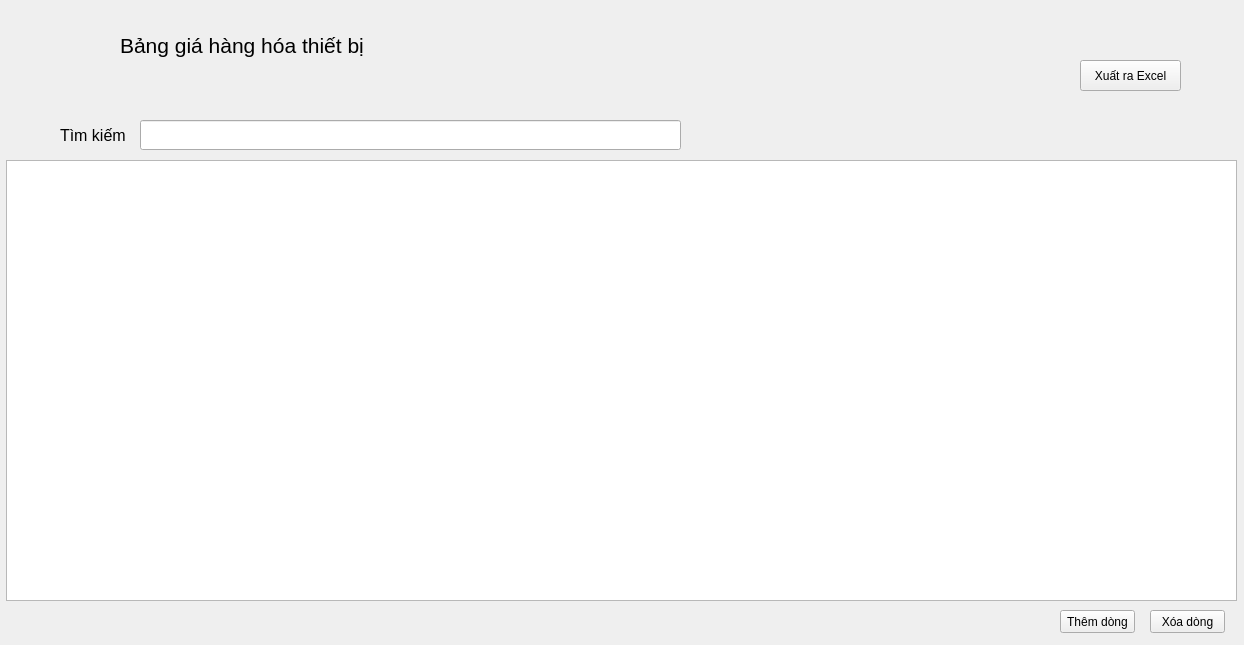
<?xml version="1.0" encoding="UTF-8"?>
<ui version="4.0">
 <class>Bang_gia</class>
 <widget class="QMainWindow" name="Bang_gia">
  <property name="geometry">
   <rect>
    <x>0</x>
    <y>0</y>
    <width>1244</width>
    <height>645</height>
   </rect>
  </property>
  <property name="windowTitle">
   <string>Quản trị</string>
  </property>
  <widget class="QWidget" name="centralwidget">
   <widget class="QLabel" name="label">
    <property name="geometry">
     <rect>
      <x>120</x>
      <y>30</y>
      <width>421</width>
      <height>31</height>
     </rect>
    </property>
    <property name="font">
     <font>
      <pointsize>16</pointsize>
     </font>
    </property>
    <property name="text">
     <string>Bảng giá hàng hóa thiết bị</string>
    </property>
   </widget>
   <widget class="QTableWidget" name="tableWidget">
    <property name="geometry">
     <rect>
      <x>6</x>
      <y>160</y>
      <width>1231</width>
      <height>441</height>
     </rect>
    </property>
   </widget>
   <widget class="QLabel" name="label_noti">
    <property name="geometry">
     <rect>
      <x>700</x>
      <y>126</y>
      <width>531</width>
      <height>21</height>
     </rect>
    </property>
    <property name="font">
     <font>
      <pointsize>12</pointsize>
      <italic>true</italic>
      <bold>true</bold>
     </font>
    </property>
    <property name="text">
     <string/>
    </property>
   </widget>
   <widget class="QPushButton" name="but_themdong">
    <property name="geometry">
     <rect>
      <x>1060</x>
      <y>610</y>
      <width>75</width>
      <height>23</height>
     </rect>
    </property>
    <property name="text">
     <string>Thêm dòng</string>
    </property>
   </widget>
   <widget class="QPushButton" name="but_xoadong">
    <property name="geometry">
     <rect>
      <x>1150</x>
      <y>610</y>
      <width>75</width>
      <height>23</height>
     </rect>
    </property>
    <property name="text">
     <string>Xóa dòng</string>
    </property>
   </widget>
   <widget class="QLineEdit" name="text_search">
    <property name="geometry">
     <rect>
      <x>140</x>
      <y>120</y>
      <width>541</width>
      <height>30</height>
     </rect>
    </property>
    <property name="font">
     <font>
      <pointsize>12</pointsize>
     </font>
    </property>
   </widget>
   <widget class="QLabel" name="label_2">
    <property name="geometry">
     <rect>
      <x>60</x>
      <y>120</y>
      <width>91</width>
      <height>31</height>
     </rect>
    </property>
    <property name="font">
     <font>
      <pointsize>12</pointsize>
     </font>
    </property>
    <property name="text">
     <string>Tìm kiếm</string>
    </property>
   </widget>
   <widget class="QPushButton" name="but_excel">
    <property name="geometry">
     <rect>
      <x>1080</x>
      <y>60</y>
      <width>101</width>
      <height>31</height>
     </rect>
    </property>
    <property name="text">
     <string>Xuất ra Excel</string>
    </property>
   </widget>
  </widget>
 </widget>
 <resources/>
 <connections/>
</ui>
